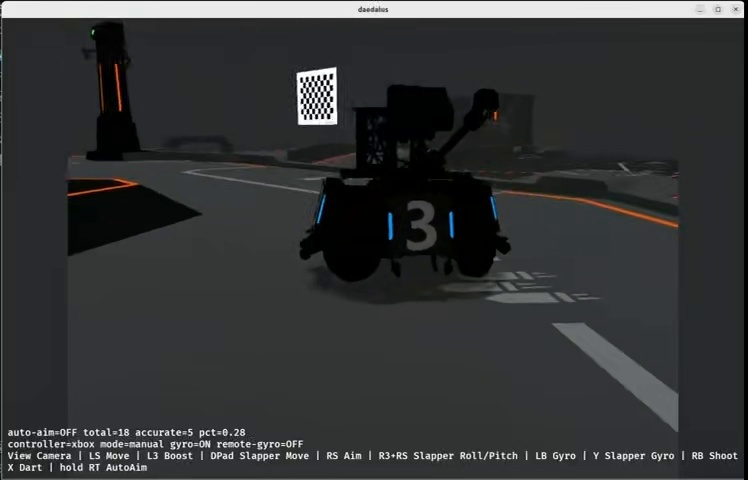
#> input picture task1_lightbar/representative_frames/polygon_approximation.jpg, 748 x 480 px
$ python blue_mask.py ../task1_lightbar/representative_frames/polygon_approximation.jpg
#> lines starting #> are read from the running program, lines starting #| are printed output that depends on the picture; after the words box and inside, x2 and y2 are one past the last pixel; in counts of white or black regions, pixels touching at a corner belong together
import sys
from pathlib import Path

import cv2


def main() -> int:
    if len(sys.argv) != 2:
        print("用法: python blue_mask.py <图片路径>")
        return 1

    image_path = Path(sys.argv[1])
    image = cv2.imread(str(image_path))
#> image is the input picture: shape (480, 748, 3); mean B, G, R 54, 53, 51.7

    if image is None:
        print(f"无法读取图片: {image_path}")
        return 1

    hsv = cv2.cvtColor(image, cv2.COLOR_BGR2HSV)
#> hsv: shape (480, 748, 3); mean H, S, V 81.9, 28.7, 55

    lower_blue = (90, 80, 60)
    upper_blue = (135, 255, 255)

    blue_mask = cv2.inRange(hsv, lower_blue, upper_blue)
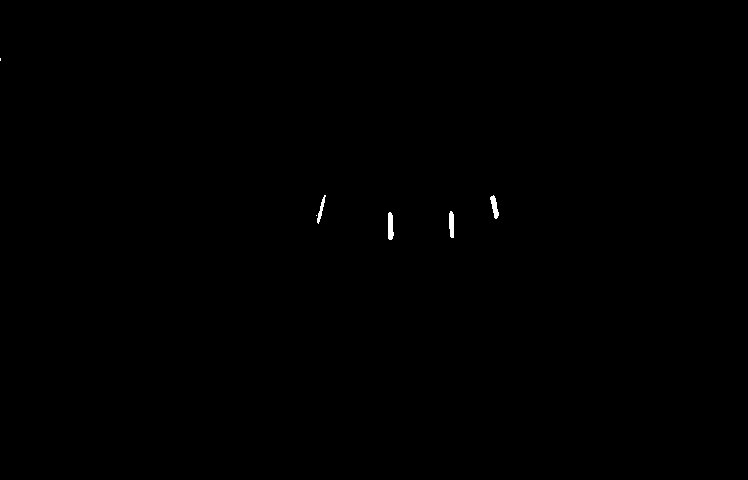
#> blue_mask: shape (480, 748); 0.13% white; 6 white regions (2 under 20 px), largest, box (x1, y1, x2, y2) and area: (388, 212, 394, 240) 137, (449, 211, 454, 238) 119, (490, 195, 499, 219) 115, (317, 195, 326, 224) 86
    blue_result = cv2.bitwise_and(image, image, mask=blue_mask)

    output_dir = Path("output")
    output_dir.mkdir(exist_ok=True)

    cv2.imwrite(str(output_dir / "blue_mask.jpg"), blue_mask)
    cv2.imwrite(str(output_dir / "blue_result.jpg"), blue_result)

    white_pixels = cv2.countNonZero(blue_mask)
#> white_pixels = 461
    total_pixels = blue_mask.shape[0] * blue_mask.shape[1]
#> total_pixels = 359040
    percentage = white_pixels / total_pixels * 100
#> percentage = 0.128

    print(f"HSV 下限: {lower_blue}")
    print(f"HSV 上限: {upper_blue}")
    print(f"可能的蓝色区域占比: {percentage:.2f}%")
#| 可能的蓝色区域占比: 0.13%
    print("已生成:")
    print("  output/blue_mask.jpg")
    print("  output/blue_result.jpg")

    return 0


if __name__ == "__main__":
    raise SystemExit(main())
#> (the program exits here)
